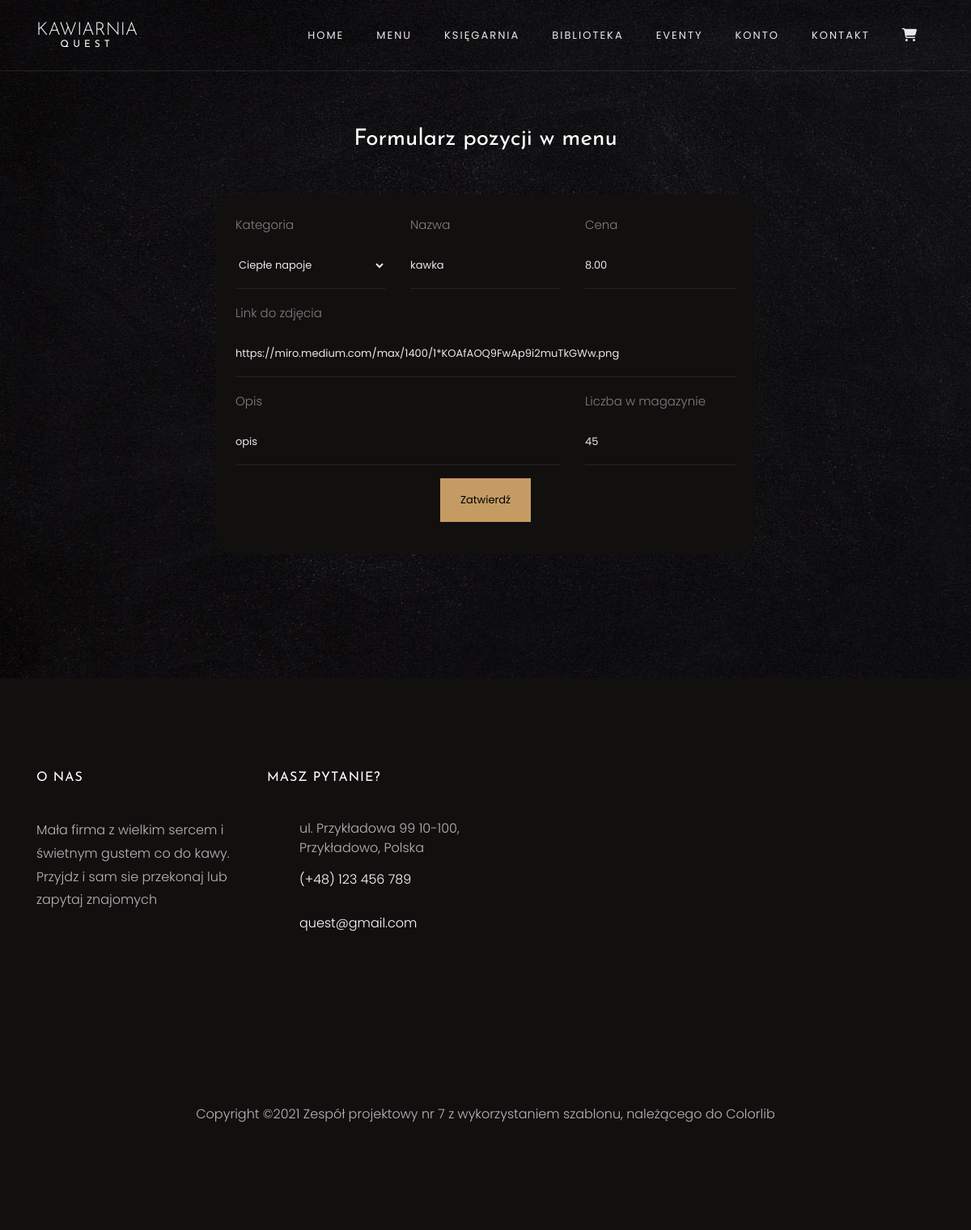
Page /menu/edycja_pozycji/1 (signed in) on the earlier database version.
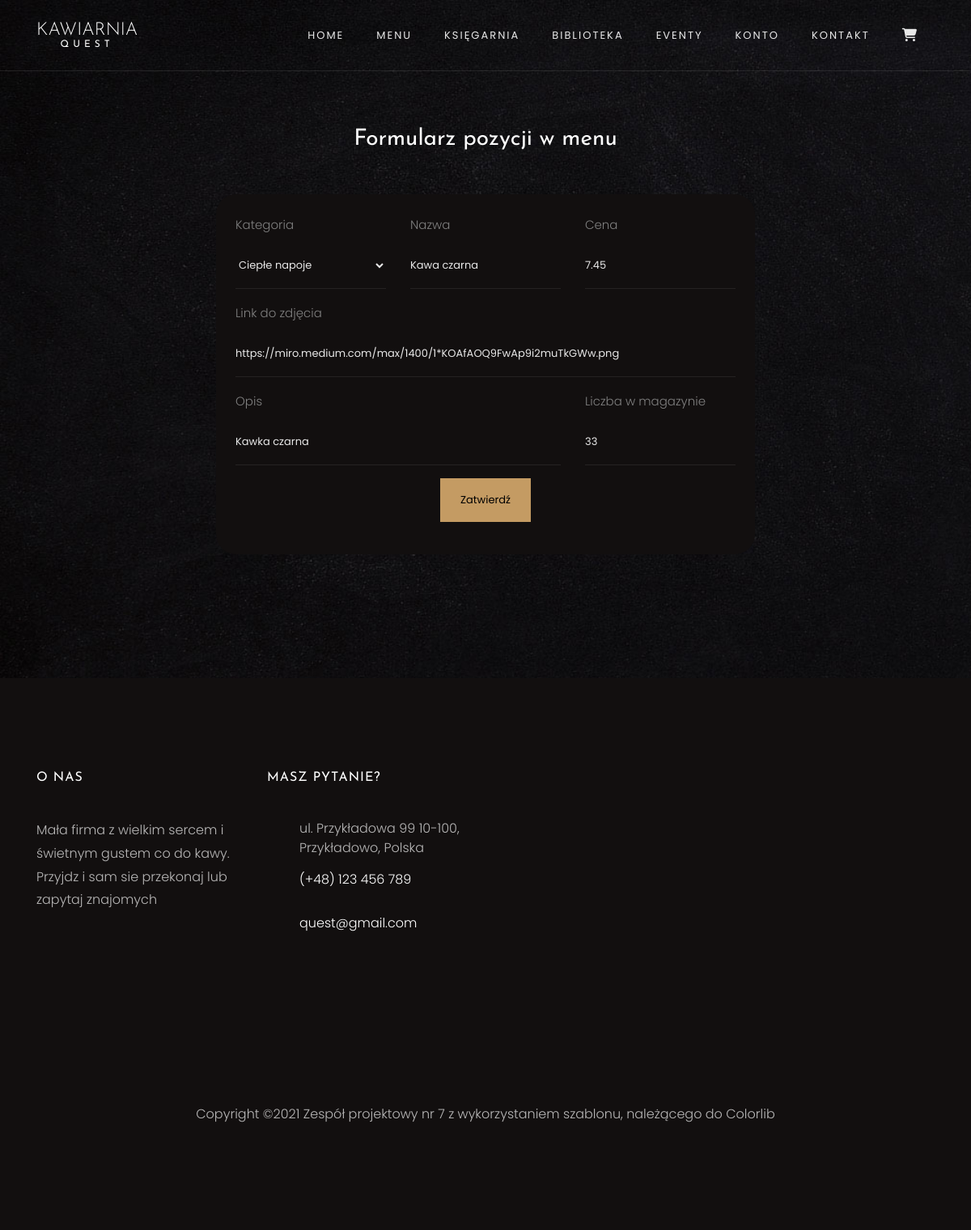
Same page on the later database version.
### Quest/tables.py (models this page shows)
class Menu(db.Model):
    __tablename__ = "menu"
    id = db.Column(db.Integer, primary_key=True)
    category = db.Column(db.String(50), nullable=False)
    name = db.Column(db.String(50), nullable=False)
    description = db.Column(db.String(250), nullable=True, server_default="Brak opisu")
    image_url = db.Column(db.String(2000), nullable=True, server_default="https://miro.medium.com/max/1400/1*KOAfAOQ9FwAp9i2muTkGWw.png")
    price = db.Column(db.Numeric(10, 2), nullable=False)
    stock_id = db.Column(db.Integer, db.ForeignKey('stock.id'))
    stock = relationship("Stock", back_populates="menu_position")

### Quest/routes.py (the view, shortened to what this page needs)
@app.route("/menu/edycja_pozycji/<int:item_id>", methods=["GET", "POST"])
@admin_only
def edit_menu_item(item_id):
    item_to_edit = Menu.query.get(item_id)
    edit_form = MenuPosition(
        name=item_to_edit.name,
        category=item_to_edit.category,
        price=item_to_edit.price,
        image_url=item_to_edit.image_url,
        description=item_to_edit.description,
        number_in_stock=item_to_edit.stock.number_in_stock
    )
    return render_template("menu/menu_item.html", form=edit_form)

### Quest/forms.py
class MenuPosition(FlaskForm):
    category = SelectField("Kategoria", choices=[("hot_drinks", "Ciepłe napoje"), ("cold_drinks", "Zimne napoje"),
                                                 ("desserts", "Desery"), ("special_offers", "Oferty specjalne")])
    name = StringField("Nazwa", validators=[DataRequired(message="To pole jest wymagane!")])
    description = StringField("Opis")
    price = DecimalField("Cena", places=2, validators=[DataRequired(message="To pole jest wymagane!")], default=0)
    image_url = StringField("Link do zdjęcia", default="https://miro.medium.com/max/1400/1*KOAfAOQ9FwAp9i2muTkGWw.png")
    number_in_stock = IntegerField("Liczba w magazynie", validators=[DataRequired(message="To pole jest wymagane!")])
    submit_button = SubmitField("Zatwierdź pozycję")

### Quest/routes.py (called while the page is built)
@login_manager.user_loader
def load_user(user_id):
    return db.session.query(User).get(user_id)

def admin_only(f):
    @wraps(f)
    def decorated_fun(*args, **kwargs):
        if current_user.privileges == "Admin":
            return f(*args, **kwargs)
        else:
            return abort(403)
    return decorated_fun

### Quest/templates/menu/menu_item.html (shortened to what this page needs)
{% import "bootstrap/wtf.html" as wtf %}
{% extends "base.html" %}
{% block content %}
<section class="ftco-section contact-section">
    <div class="container">
        <div class="row p-5 justify-content-center">
            <div class="col-md-8 ">
                <h3 class="text-center mb-5">Formularz pozycji w menu</h3>
                <form method="POST" class="contact-form p-4" novalidate style="background-color:#120f0f; border-radius: 25px;" autocomplete="off">
                    <div class="row">
                        <div class="form-group col-md-4">
                            {{ form.category.label(class_="control-label") }}
                            {{form.category(class_ = "form-control", style="option{background-color:'yellow'}")}}
                        </div>
                                                <div class="form-group col-md-4">
                            {{form.name.label(class_="control-label") }}
                            {{form.name(class_ = "form-control", placeholder="Wpisz nazwę pozycji")}}
                        </div>
                        <div class="form-group col-md-4">
                            {{ form.price.label(class_="control-label") }}
                            {{form.price(class_ = "form-control", placeholder="0,00")}}
                        </div>
                    </div>
                    <div class="row">
                        <div class="form-group col-md-12">
                            {{form.image_url.label(class_="control-label") }}
                            {{form.image_url(class_ = "form-control", placeholder="Adres url obrazu")}}
                        </div>
                    </div>
                    <div class="row">
                        <div class="form-group col-md-8">
                            {{form.description.label(class_="control-label") }}
                            {{form.description(class_ = "form-control", placeholder="Krótki opis pozycji")}}
                        </div>
                        <div class="form-group col-md-4">
                            {{form.number_in_stock.label(class_="control-label") }}
                            {{form.number_in_stock(class_ = "form-control", placeholder="Liczba artykułu")}}
                        </div>
                    </div>
                    <div class="form-group text-center">
                        {{form.submit_button(class_ = "btn btn-primary py-3 px-4", value="Zatwierdź")}}
                    </div>
                </form>
            </div>
        </div>
    </div>
</section>
{% endblock %}

### Quest/templates/base.html (shortened to what this page needs)
<!DOCTYPE html>
<html lang="en">
<head>
    {% block head%}
    <link rel="stylesheet" href="{{ url_for('static', filename='css/open-iconic-bootstrap.min.css') }}">
    <link rel="stylesheet" href="{{ url_for('static', filename='css/animate.css') }}">
    <link rel="stylesheet" href="{{ url_for('static', filename='css/owl.carousel.min.css') }}">
    <link rel="stylesheet" href="{{ url_for('static', filename='css/owl.theme.default.min.css') }}">
    <link rel="stylesheet" href="{{ url_for('static', filename='css/magnific-popup.css') }}">
    <link rel="stylesheet" href="{{ url_for('static', filename='css/aos.css') }}">
    <link rel="stylesheet" href="{{ url_for('static', filename='css/ionicons.min.css') }}">
    <link rel="stylesheet" href="{{ url_for('static', filename='css/bootstrap-datepicker.css') }}">
    <link rel="stylesheet" href="{{ url_for('static', filename='css/jquery.timepicker.css') }}">
    <link rel="stylesheet" href="{{ url_for('static', filename='css/flaticon.css') }}">
    <link rel="stylesheet" href="{{ url_for('static', filename='css/icomoon.css') }}">
    <link rel="stylesheet" href="{{ url_for('static', filename='css/style.css') }}">
    {% endblock %}
</head>
<body>
<nav class="navbar navbar-expand-lg navbar-dark ftco_navbar bg-dark ftco-navbar-light" id="ftco-navbar">
    <div class="container">
        <a class="navbar-brand" href="{{url_for('home')}}">Kawiarnia<small>Quest</small></a>
        <div class="collapse navbar-collapse" id="ftco-nav">
            <ul class="navbar-nav ml-auto">
                <li class="nav-item {% if request.endpoint=='home' %}active{%endif %}">
                    <a href="{{ url_for('home') }}" class="nav-link">Home</a>
                </li>
                <li class="nav-item {% if request.endpoint=='menu' %}active{%endif %}">
                    <a href="{{ url_for('menu') }}" class="nav-link">Menu</a>
                </li>
                <li class="nav-item {% if request.endpoint=='bookshop' %}active{%endif %}">
                    <a href="{{ url_for('bookshop') }}" class="nav-link">Księgarnia</a>
                </li>
                {% if current_user.is_authenticated %}
                <li class="nav-item {% if request.endpoint=='library' %}active{%endif %}">
                    <a href="{{ url_for('library') }}" class="nav-link">Biblioteka</a>
                </li>
                {% endif %}
                <li class="nav-item {% if request.endpoint=='events' %}active{%endif %}">
                    <a href="{{ url_for('events') }}" class="nav-link">Eventy</a>
                </li>
                <li class="nav-item {% if request.endpoint=='account' %}active{%endif %}">
                    <a href="{{ url_for('account') }}" class="nav-link">Konto</a>
                </li>
                <li class="nav-item {% if request.endpoint=='contact' %}active{%endif %}">
                    <a href="{{ url_for('contact') }}" class="nav-link">Kontakt</a>
                </li>
                <li class="nav-item cart {% if request.endpoint=='cart' %}active{%endif %}">
                    <a href="{{ url_for('cart') }}" class="nav-link">
                    </a>
                </li>
            </ul>
        </div>
    </div>
</nav>
{% block content %}
{% endblock %}
<footer class="ftco-footer ftco-section img">
    <div class="container">
        <div class="row mb-5 ">
            <div class="col-lg-3 col-md-6 mb-5 mb-md-5">
                <div class="ftco-footer-widget mb-4">
                    <h2 class="ftco-heading-2">O nas</h2>
                    <p>Mała firma z wielkim sercem i świetnym gustem co do kawy. Przyjdz i sam sie przekonaj lub zapytaj
                        znajomych</p>
                    <ul class="ftco-footer-social list-unstyled float-md-left float-lft mt-5">
                    </ul>
                </div>
            </div>
            <div class="col-lg-3 col-md-6 mb-5 mb-md-5">
                <div class="ftco-footer-widget mb-4">
                    <h2 class="ftco-heading-2">Masz pytanie?</h2>
                    <div class="block-23 mb-3">
                        <ul>
                            <li><span class="icon icon-map-marker"></span><span class="text">ul. Przykładowa 99 10-100, Przykładowo, Polska</span>
                            </li>
                            <li><a href="#"><span class="icon icon-phone"></span><span
                                    class="text">(+48) 123 456 789</span></a></li>
                            <li><a href="#"><span class="icon icon-envelope"></span><span
                                    class="text">quest@gmail.com</span></a></li>
                        </ul>
                    </div>
                </div>
            </div>
        </div>
        <div class="row">
            <div class="col-md-12 text-center">
                <p>
                    Copyright &copy;<script>document.write(new Date().getFullYear());</script>
                    Zespół projektowy nr 7 z wykorzystaniem szablonu, należącego do <a href="https://colorlib.com"
                                                                                       target="_blank">Colorlib</a>
                    </p>
            </div>
        </div>
    </div>
</footer>
</body>
</html>

### Quest/static/css/icomoon.css (style rules this page uses)
[class^="icon-"], [class*=" icon-"] { font-family: 'icomoon' !important; speak: none; font-style: normal; font-weight: normal; font-variant: normal; text-transform: none; line-height: 1; -webkit-font-smoothing: antialiased; -moz-osx-font-smoothing: grayscale; }
.icon-map-marker:before { content: "\f041"; }
.icon-phone:before { content: "\f095"; }
.icon-envelope:before { content: "\f0e0"; }

### Quest/templates/base.html (style rules this page uses)
select option { background-color:#c49b63; }

Differences in the rows shown:
changed Menu "Ciepłe napoje": name "kawka" → "Kawa czarna"; price "8.00" → "7.45"; description "opis" → "Kawka czarna"; description.label "Opis" → (not shown)
Other differences:
form field number_in_stock: "45" → "33"
text now shown: "Opis"
